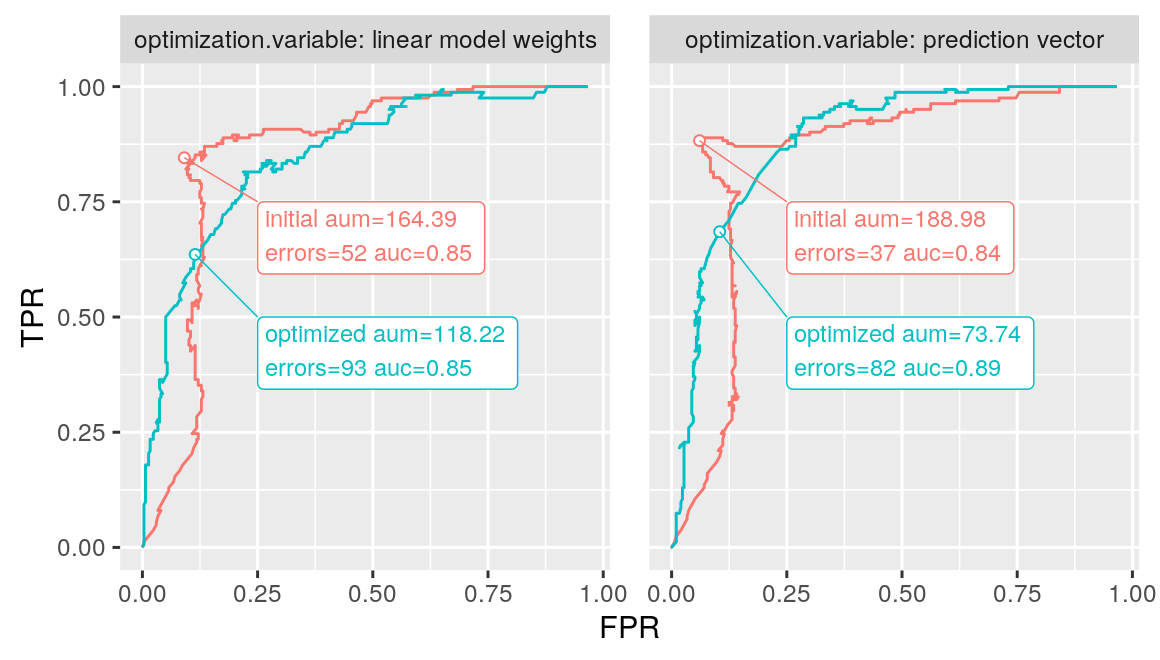

This figure's R source:
source("packages.R")
abbrev.vec <- c(
  "prediction vector"="optimized",
  "linear model weights"="train")
both.list <- list()
for(optimization.variable in names(abbrev.vec)){
  fname.rds <- paste0(
    "figure-aum-", abbrev.vec[[optimization.variable]], "-data.rds")
  result.list <- readRDS(fname.rds)
  for(data.type in c("roc", "auc")){
    dt <- result.list[[data.type]]
    dt[, model := sub("improved", "optimized", pred.name)]
    both.list[[data.type]][[optimization.variable]] <- data.table(
      optimization.variable=factor(optimization.variable, names(abbrev.vec)),
      dt)
  }
}
for(data.type in names(both.list)){
  both.list[[data.type]] <- do.call(rbind, both.list[[data.type]])
}
both.list$auc[, `:=`(x=c(0.25), y=ifelse(model=="initial", 0.75, 0.5))]
gg <- ggplot()+
  facet_grid(. ~ optimization.variable, labeller=label_both)+
  geom_path(aes(
    FPR, TPR, color=model),
    data=both.list$roc)+
  geom_point(aes(
    FPR, TPR, color=model),
    fill="white",
    shape=21,
    data=both.list$auc)+
  geom_segment(aes(
    x, y,
    xend=FPR, yend=TPR,
    color=model),
    size=0.25,
    data=both.list$auc)+
  geom_label(aes(
    x, y, color=model,
    label=sprintf(
      "%s AUM=%.2f\nerrors=%d AUC=%.2f",
      model, aum, errors, auc)),
    size=3,
    hjust=0,
    vjust=1,
    data=both.list$auc)+
  coord_equal()+
  guides(color="none")+
  theme(panel.spacing=grid::unit(0.5, "cm"))
png("figure-aum-train-both.png", width=5.8, height=3.3, units="in", res=200)
print(gg)
dev.off()
